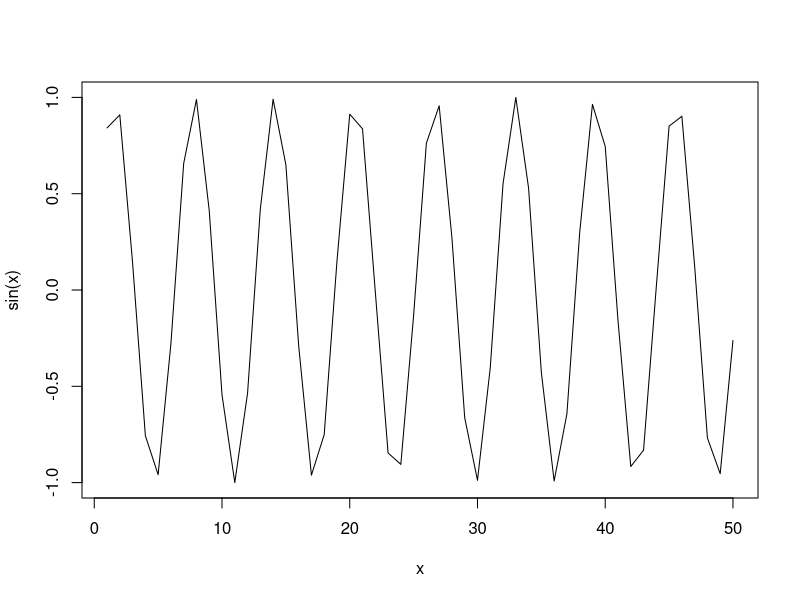
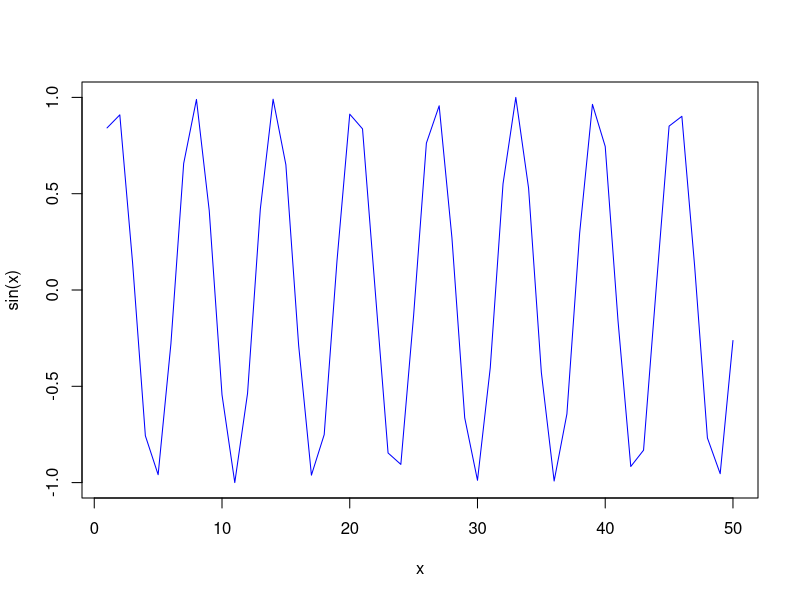
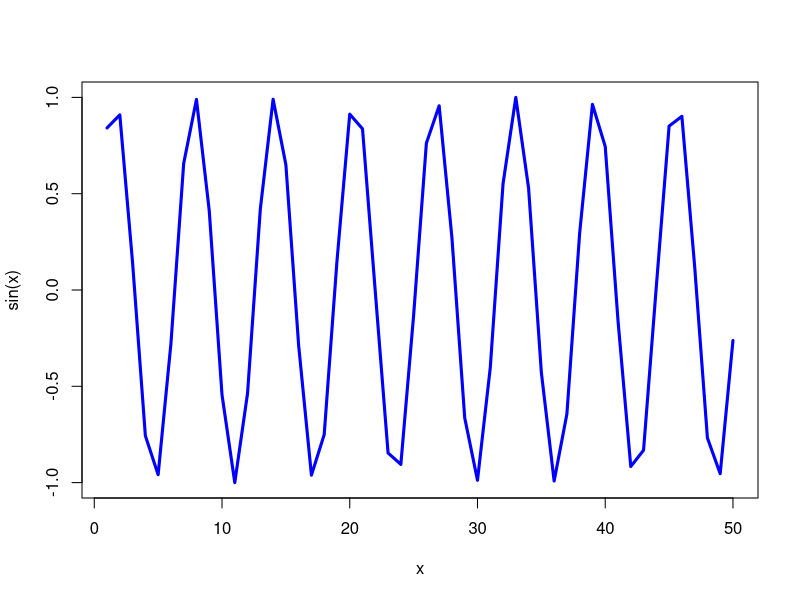
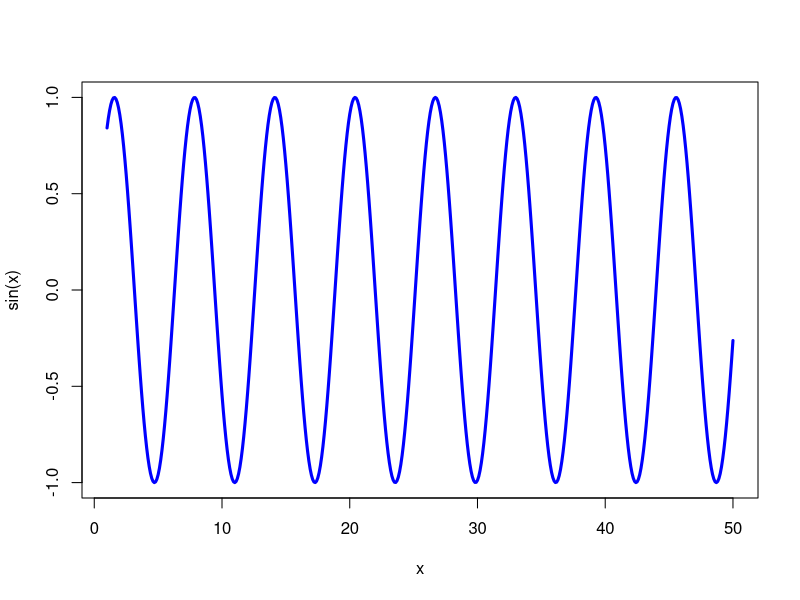

The R script that drew these images, in order:
x <- 1:50
#change plot type change from dot plot to line graph
plot(x,sin(x),type="l")

#change color to blue
plot(x,sin(x),type="l",col="blue")

# change line width
plot(x,sin(x),type="l",col="blue",lwd=3)

#change amount of point plot not changing the size 
x <-seq(1,50,by=0.1)
#use seq function with step size to get a more smooth plot
plot(x,sin(x),type="l",col="blue",lwd=3)
